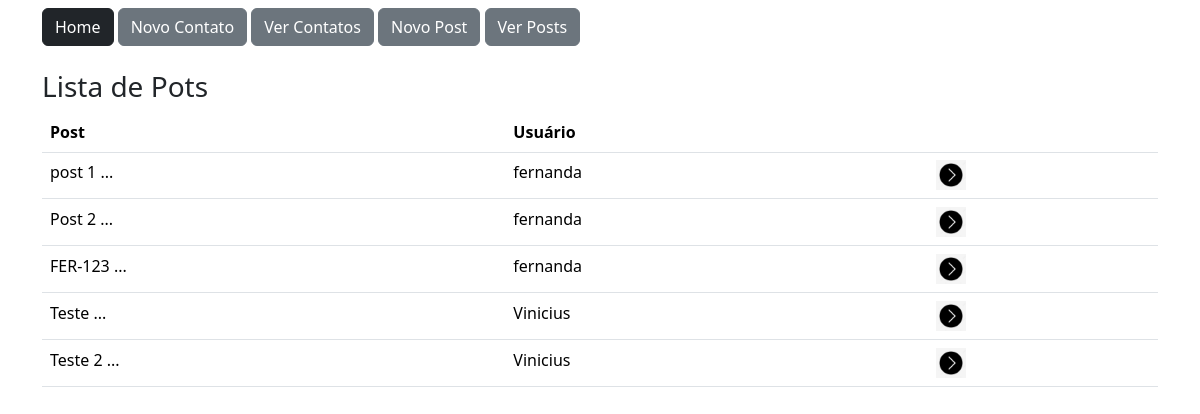
/post/lista (signed in), run on the app's committed database.
### app/models.py (models this page shows)
class Post(db.Model):
    id = db.Column(db.Integer, primary_key=True)
    data_criacao = db.Column(db.DateTime, default=datetime.now())
    mensagem = db.Column(db.String, nullable=True)
    imagem = db.Column(db.String, nullable=True, default='default.png')
    user_id = db.Column(db.Integer, db.ForeignKey('user.id'), nullable=True)
    comentarios = db.relationship('PostComentarios', backref='post', lazy=True)
    def msg_resumo(self):
        return f"{self.mensagem[:10]} ..."

class User(db.Model, UserMixin):
    id = db.Column(db.Integer, primary_key=True)
    nome = db.Column(db.String, nullable=True)
    sobrenome = db.Column(db.String, nullable=True)
    email = db.Column(db.String, nullable=True)
    senha = db.Column(db.String, nullable=True)
    posts = db.relationship('Post', backref='user', lazy=True)
    post_comentarios = db.relationship('PostComentarios', backref='user', lazy=True)

### app/view.py (the view)
@app.route('/post/lista')
@login_required
def PostLista():
    posts = Post.query.all()
    print(current_user.posts)
    return render_template('post_lista.html', posts=posts)

### app/models.py (called while the page is built)
@login_manager.user_loader
def load_user(user_id):
    return User.query.get(user_id)

### app/templates/post_lista.html
{% extends 'base.html' %}
{% block content %}
    <div class="container">
        {%include 'nave.html' %}
            <div class="row mt-4">
                <h3>Lista de Pots</h3>
                <div class="col-12">
                    <table class="table">
                        <thead>
                            <tr>
                                <th>Post</th>
                                <th>Usuário</th>
                                <th></th>
                            </tr>
                        </thead>
                        <body>
                            <tr>
                                {% for linha in posts %}
                                <tr>
                                    <td>{{linha.msg_resumo()}}</td>
                                    <td>{{linha.user.nome}}</td>
                                    <td><a href="{{url_for('PostComentarios', id=linha.id)}}"><img src="{{url_for('static', filename='img/seta.png')}}" style="width: 30px;"></a></td>
                                </tr>
                                {% endfor %}
                            </tr>
                        </body>
                    </table>
                </div>
            </div>
    </div>
{% endblock %}

### app/templates/base.html (shortened to what this page needs)
<!DOCTYPE html>
<html lang="en">
<head>
    <link href="https://cdn.jsdelivr.net/npm/bootstrap@5.3.3/dist/css/bootstrap.min.css" rel="stylesheet">
</head>
<body>
    <section class="container-fluid mt-2">
        {% block content %} {% endblock %}
    </section>
</body>
</html>

### app/templates/nave.html
<a href="/"class="btn btn-dark">Home</a>
<a href="{{url_for('contato')}}"class="btn btn-secondary">Novo Contato</a>
<a href="{{url_for('contatoLista')}}"class="btn btn-secondary">Ver Contatos</a>
<a href="{{url_for('PostNovo')}}"class="btn btn-secondary">Novo Post</a>
<a href="{{url_for('PostLista')}}"class="btn btn-secondary">Ver Posts</a>

### data on the page
Post: msg_resumo "post 1 ...", user.nome "fernanda"
Post: msg_resumo "Post 2 ...", user.nome "fernanda"
Post: msg_resumo "FER-123 ...", user.nome "fernanda"
Post: msg_resumo "Teste ...", user.nome "Vinicius"
Post: msg_resumo "Teste 2 ...", user.nome "Vinicius"
